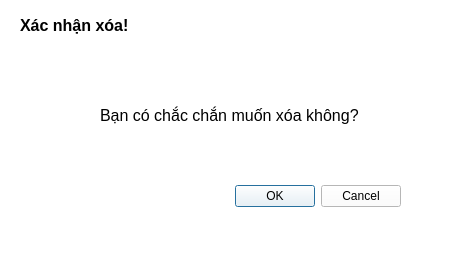
<?xml version="1.0" encoding="UTF-8"?>
<ui version="4.0">
 <class>formxacnhanxoa</class>
 <widget class="QDialog" name="formxacnhanxoa">
  <property name="geometry">
   <rect>
    <x>0</x>
    <y>0</y>
    <width>470</width>
    <height>256</height>
   </rect>
  </property>
  <property name="windowTitle">
   <string>THÔNG BÁO</string>
  </property>
  <property name="styleSheet">
   <string notr="true">background-color: rgb(255, 255, 255);</string>
  </property>
  <widget class="QDialogButtonBox" name="buttonBox">
   <property name="geometry">
    <rect>
     <x>60</x>
     <y>180</y>
     <width>341</width>
     <height>32</height>
    </rect>
   </property>
   <property name="font">
    <font>
     <pointsize>12</pointsize>
    </font>
   </property>
   <property name="orientation">
    <enum>Qt::Horizontal</enum>
   </property>
   <property name="standardButtons">
    <set>QDialogButtonBox::Cancel|QDialogButtonBox::Ok</set>
   </property>
  </widget>
  <widget class="QLabel" name="label_7">
   <property name="geometry">
    <rect>
     <x>100</x>
     <y>90</y>
     <width>341</width>
     <height>51</height>
    </rect>
   </property>
   <property name="font">
    <font>
     <pointsize>12</pointsize>
    </font>
   </property>
   <property name="text">
    <string>Bạn có chắc chắn muốn xóa không?</string>
   </property>
  </widget>
  <widget class="QLabel" name="label">
   <property name="geometry">
    <rect>
     <x>20</x>
     <y>10</y>
     <width>241</width>
     <height>31</height>
    </rect>
   </property>
   <property name="font">
    <font>
     <pointsize>12</pointsize>
     <weight>75</weight>
     <bold>true</bold>
    </font>
   </property>
   <property name="autoFillBackground">
    <bool>false</bool>
   </property>
   <property name="text">
    <string>Xác nhận xóa!</string>
   </property>
   <property name="scaledContents">
    <bool>false</bool>
   </property>
   <property name="wordWrap">
    <bool>false</bool>
   </property>
  </widget>
  <widget class="QLabel" name="label_2">
   <property name="geometry">
    <rect>
     <x>20</x>
     <y>90</y>
     <width>61</width>
     <height>61</height>
    </rect>
   </property>
   <property name="font">
    <font>
     <pointsize>12</pointsize>
     <weight>75</weight>
     <bold>true</bold>
    </font>
   </property>
   <property name="autoFillBackground">
    <bool>false</bool>
   </property>
   <property name="text">
    <string/>
   </property>
   <property name="textFormat">
    <enum>Qt::AutoText</enum>
   </property>
   <property name="pixmap">
    <pixmap>../../../../../Downloads/xóa.png</pixmap>
   </property>
   <property name="scaledContents">
    <bool>true</bool>
   </property>
   <property name="wordWrap">
    <bool>false</bool>
   </property>
  </widget>
 </widget>
 <resources/>
 <connections>
  <connection>
   <sender>buttonBox</sender>
   <signal>accepted()</signal>
   <receiver>formxacnhanxoa</receiver>
   <slot>accept()</slot>
   <hints>
    <hint type="sourcelabel">
     <x>248</x>
     <y>254</y>
    </hint>
    <hint type="destinationlabel">
     <x>157</x>
     <y>274</y>
    </hint>
   </hints>
  </connection>
  <connection>
   <sender>buttonBox</sender>
   <signal>rejected()</signal>
   <receiver>formxacnhanxoa</receiver>
   <slot>reject()</slot>
   <hints>
    <hint type="sourcelabel">
     <x>316</x>
     <y>260</y>
    </hint>
    <hint type="destinationlabel">
     <x>286</x>
     <y>274</y>
    </hint>
   </hints>
  </connection>
 </connections>
</ui>
